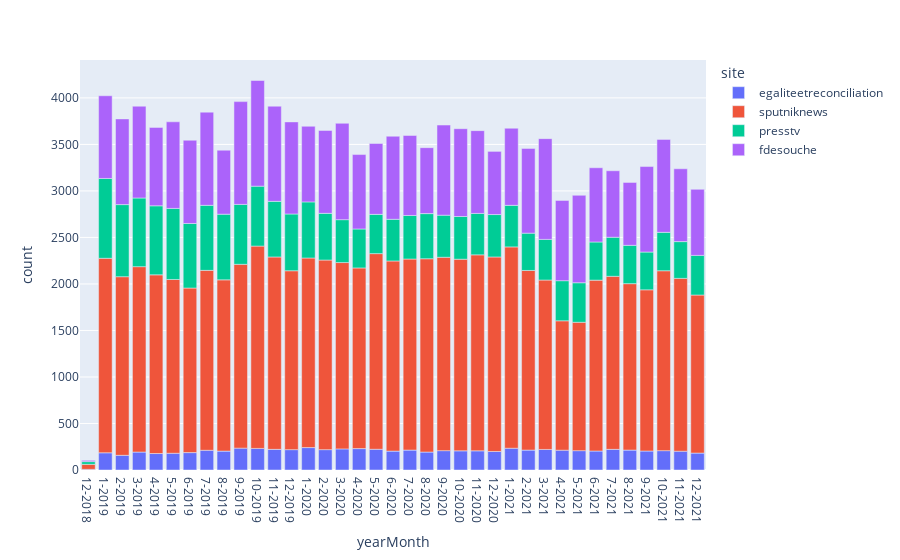

Notebook cell for this chart:
### Markdown cell above
On crée un bar chart du nombre d'articles par mois et par site.

### Code cell
fig = px.bar(number_article_per_month, x='yearMonth', y='count', color="site")
fig.show()

### Figure 1 — Plotly figure (JSON) as saved in the notebook; plotly's stock layout.template omitted (floating-point values rounded to 4 significant figures)
{"data": [{"alignmentgroup": "True", "hovertemplate": "site=egaliteetreconciliation<br>yearMonth=%{x}<br>count=%{y}<extra></extra>", "legendgroup": "egaliteetreconciliation", "marker": {"color": "#636efa", "pattern": {"shape": ""}}, "name": "egaliteetreconciliation", "offsetgroup": "egaliteetreconciliation", "orientation": "v", "showlegend": true, "textposition": "auto", "type": "bar", "x": ["12-2018", "1-2019", "2-2019", "3-2019", "4-2019", "5-2019", "6-2019", "7-2019", "8-2019", "9-2019", "10-2019", "11-2019", "12-2019", "1-2020", "2-2020", "3-2020", "4-2020", "5-2020", "6-2020", "7-2020", "8-2020", "9-2020", "10-2020", "11-2020", "12-2020", "1-2021", "2-2021", "3-2021", "4-2021", "5-2021", "6-2021", "7-2021", "8-2021", "9-2021", "10-2021", "11-2021", "12-2021"], "xaxis": "x", "y": [7, 185, 158, 193, 177, 180, 187, 212, 203, 235, 232, 222, 219, 241, 219, 227, 230, 223, 203, 214, 193, 208, 206, 206, 199, 234, 214, 221, 213, 208, 204, 222, 214, 204, 208, 202, 182], "yaxis": "y"}, {"alignmentgroup": "True", "hovertemplate": "site=sputniknews<br>yearMonth=%{x}<br>count=%{y}<extra></extra>", "legendgroup": "sputniknews", "marker": {"color": "#EF553B", "pattern": {"shape": ""}}, "name": "sputniknews", "offsetgroup": "sputniknews", "orientation": "v", "showlegend": true, "textposition": "auto", "type": "bar", "x": ["12-2018", "1-2019", "2-2019", "3-2019", "4-2019", "5-2019", "6-2019", "7-2019", "8-2019", "9-2019", "10-2019", "11-2019", "12-2019", "1-2020", "2-2020", "3-2020", "4-2020", "5-2020", "6-2020", "7-2020", "8-2020", "9-2020", "10-2020", "11-2020", "12-2020", "1-2021", "2-2021", "3-2021", "4-2021", "5-2021", "6-2021", "7-2021", "8-2021", "9-2021", "10-2021", "11-2021", "12-2021"], "xaxis": "x", "y": [54, 2091, 1920, 1993, 1921, 1868, 1769, 1934, 1841, 1976, 2175, 2068, 1923, 2038, 2038, 2003, 1942, 2103, 2044, 2054, 2078, 2079, 2060, 2107, 2091, 2164, 1931, 1821, 1391, 1380, 1837, 1860, 1789, 1733, 1934, 1858, 1699], "yaxis": "y"}, {"alignmentgroup": "True", "hovertemplate": "site=presstv<br>yearMonth=%{x}<br>count=%{y}<extra></extra>", "legendgroup": "presstv", "marker": {"color": "#00cc96", "pattern": {"shape": ""}}, "name": "presstv", "offsetgroup": "presstv", "orientation": "v", "showlegend": true, "textposition": "auto", "type": "bar", "x": ["12-2018", "1-2019", "2-2019", "3-2019", "4-2019", "5-2019", "6-2019", "7-2019", "8-2019", "9-2019", "10-2019", "11-2019", "12-2019", "1-2020", "2-2020", "3-2020", "4-2020", "5-2020", "6-2020", "7-2020", "8-2020", "9-2020", "10-2020", "11-2020", "12-2020", "1-2021", "2-2021", "3-2021", "4-2021", "5-2021", "6-2021", "7-2021", "8-2021", "9-2021", "10-2021", "11-2021", "12-2021"], "xaxis": "x", "y": [29, 858, 775, 738, 742, 764, 694, 699, 706, 644, 644, 598, 610, 603, 502, 461, 419, 422, 448, 468, 485, 452, 459, 445, 456, 447, 401, 437, 431, 425, 410, 420, 412, 406, 413, 395, 426], "yaxis": "y"}, {"alignmentgroup": "True", "hovertemplate": "site=fdesouche<br>yearMonth=%{x}<br>count=%{y}<extra></extra>", "legendgroup": "fdesouche", "marker": {"color": "#ab63fa", "pattern": {"shape": ""}}, "name": "fdesouche", "offsetgroup": "fdesouche", "orientation": "v", "showlegend": true, "textposition": "auto", "type": "bar", "x": ["12-2018", "1-2019", "2-2019", "3-2019", "4-2019", "5-2019", "6-2019", "7-2019", "8-2019", "9-2019", "10-2019", "11-2019", "12-2019", "1-2020", "2-2020", "3-2020", "4-2020", "5-2020", "6-2020", "7-2020", "8-2020", "9-2020", "10-2020", "11-2020", "12-2020", "1-2021", "2-2021", "3-2021", "4-2021", "5-2021", "6-2021", "7-2021", "8-2021", "9-2021", "10-2021", "11-2021", "12-2021"], "xaxis": "x", "y": [14, 889, 921, 987, 843, 931, 895, 1002, 688, 1105, 1136, 1023, 990, 813, 891, 1036, 800, 762, 893, 860, 709, 969, 944, 890, 679, 829, 911, 1083, 863, 940, 798, 715, 676, 919, 999, 783, 710], "yaxis": "y"}], "layout": {"barmode": "relative", "legend": {"title": {"text": "site"}, "tracegroupgap": 0}, "margin": {"t": 60}, "xaxis": {"anchor": "y", "domain": [0, 1], "title": {"text": "yearMonth"}}, "yaxis": {"anchor": "x", "domain": [0, 1], "title": {"text": "count"}}}}
